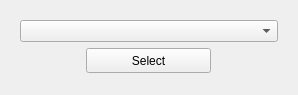
<?xml version="1.0" encoding="UTF-8"?>
<ui version="4.0">
 <class>Form</class>
 <widget class="QWidget" name="Form">
  <property name="geometry">
   <rect>
    <x>0</x>
    <y>0</y>
    <width>298</width>
    <height>95</height>
   </rect>
  </property>
  <property name="windowTitle">
   <string>Form</string>
  </property>
  <layout class="QVBoxLayout" name="verticalLayout_2">
   <item>
    <widget class="QFrame" name="verticalFrame">
     <property name="styleSheet">
      <string notr="true">qproperty-alignment: AlignCenter;</string>
     </property>
     <layout class="QVBoxLayout" name="verticalLayout">
      <item>
       <widget class="QComboBox" name="rolesComboBox">
        <property name="minimumSize">
         <size>
          <width>150</width>
          <height>0</height>
         </size>
        </property>
       </widget>
      </item>
      <item alignment="Qt::AlignHCenter">
       <widget class="QPushButton" name="submitButton">
        <property name="sizePolicy">
         <sizepolicy hsizetype="Maximum" vsizetype="Maximum">
          <horstretch>0</horstretch>
          <verstretch>0</verstretch>
         </sizepolicy>
        </property>
        <property name="minimumSize">
         <size>
          <width>125</width>
          <height>25</height>
         </size>
        </property>
        <property name="layoutDirection">
         <enum>Qt::LeftToRight</enum>
        </property>
        <property name="text">
         <string>Select</string>
        </property>
        <property name="flat">
         <bool>false</bool>
        </property>
       </widget>
      </item>
     </layout>
    </widget>
   </item>
  </layout>
 </widget>
 <resources/>
 <connections/>
</ui>
